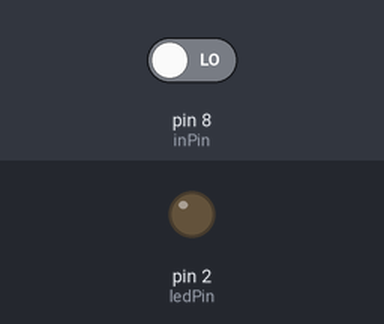
The sketch below on a simulated Arduino Uno, built with avr-gcc and run on an emulated ATmega328P. Parts: output pins drawn as LEDs (lit = HIGH). The inputs (shaded band) are chosen by the test bench; at power-on: pin 8 (inPin) LOW.

Above: at 1.2 s.
1.3 s: pin 8 (inPin) driven HIGH
At 1.8 s:
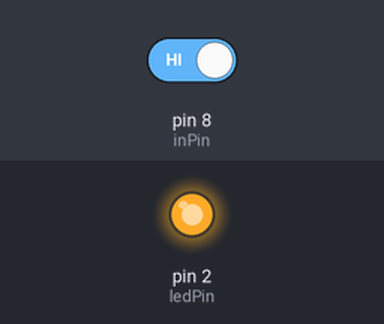
2.8 s: pin 8 (inPin) driven LOW
At 4.2 s:
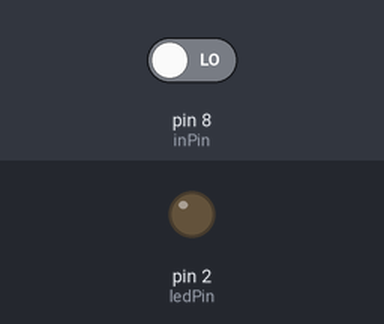
Timing chart, 0 to 5.8 s (numbered marks = the images above; inputs shaded):
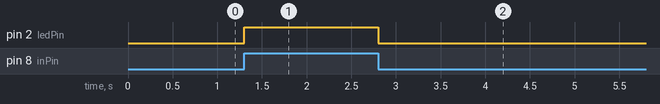

The sketch:

1.ino
```cpp
int inPin = 8;
int ledPin = 2;
int val = 0;
void setup() {
  pinMode(ledPin, OUTPUT);
  pinMode(inPin, INPUT);
}

void loop() {
  val = digitalRead(inPin);
  if (val == HIGH)
  {
  digitalWrite(ledPin, HIGH);
  }
  else
  {
  digitalWrite(ledPin, LOW);
  }
}
```

Measured:
- after the input at 1.3 s, pin 2 (ledPin): LOW → HIGH at once
- after the input at 2.8 s, pin 2 (ledPin): HIGH → LOW at once
